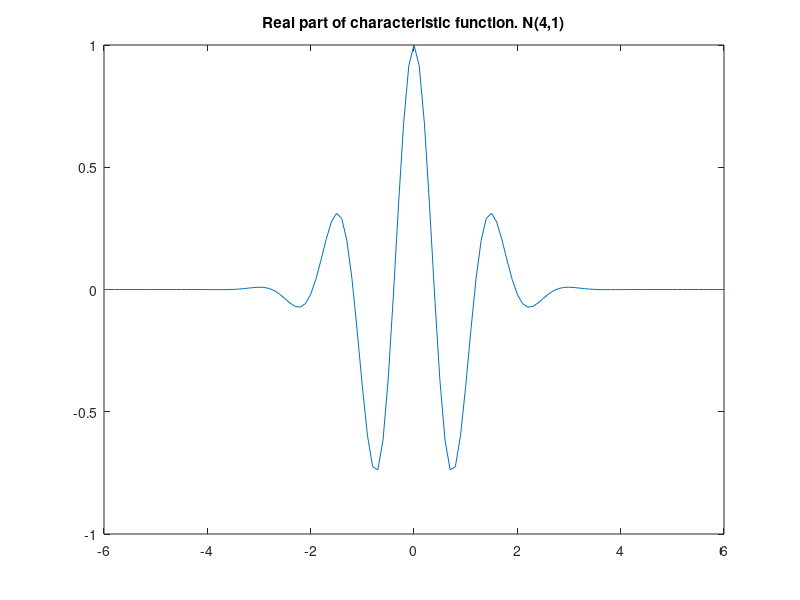
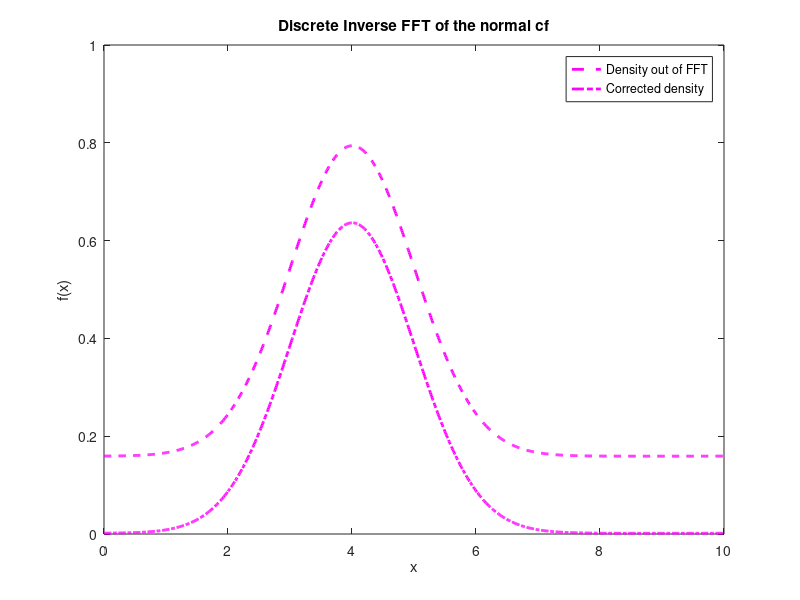

Write the MATLAB code that produced these figures, in order.
function iftplay()
% iftplay.m implents the inverste Fast Fourier Transform
clc;
u=-6:0.1:6; u=u';

mu=4;
sig=1;

figure(1)
f=cf(u,mu,sig);

plot(u,real(f))
title('Real part of characteristic function. N(4,1)')

xL=0;
xU=10;
N=2^10;
Dx=(xU-xL)/N;
xk=xL:Dx:xU;

Du=(2*pi)/(N*Dx);
uL= 0;
uU= Du*N;
u = uL:Du:uU;

cf1  = cf(u,mu,sig);
phi = fft( exp(-i*Du*(N-1)*xL) .* cf1 );
phi = real(phi)/pi;



%plot(xk,phi)
%title('Discrete Inverse FFT of the normal cf')


% exact integration at one point and downward adjustment
uL = 0;
uU = 10;
Ne  = 1000;
du = (uU-uL)/Ne;
u  = uL:du:uU;

cf2    = cf(u,mu,sig);
truef0 = sum(real( exp(-i*u*xL) .*cf2 ))*du/pi;
df     = phi(1)-truef0;

phifin = phi-df;

figure(2)
h=plot(xk,phi,xk,phifin)
set(h,'LineWidth',2,{'LineStyle'},{'--';'-.'})
set(h,{'Color'},{'m';'m'})
xlabel('x')
ylabel('f(x)')
legend(h,'Density out of FFT','Corrected density')
title('Discrete Inverse FFT of the normal cf')
axis([0 10 0 1])

dnorm=1/(2*pi)*exp(-0.5*((xk-mu).^2)/(sig^2));
diff=dnorm-phifin;
max(diff)






function f=cf(u,mu,sig)
% implementation of characteristic function
% here implements the Normal mu , sig^2
f=exp( i.*mu.*u - 0.5*(sig^2).*(u.^2) );
